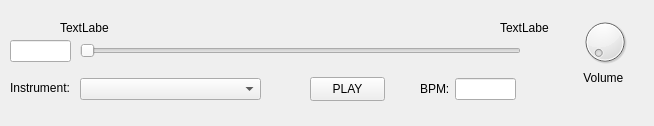
<?xml version="1.0" encoding="UTF-8"?>
<ui version="4.0">
 <class>InstrumentController</class>
 <widget class="QWidget" name="InstrumentController">
  <property name="geometry">
   <rect>
    <x>0</x>
    <y>0</y>
    <width>654</width>
    <height>126</height>
   </rect>
  </property>
  <property name="windowTitle">
   <string>Form</string>
  </property>
  <widget class="QSlider" name="freq_horizontal_slider">
   <property name="geometry">
    <rect>
     <x>80</x>
     <y>40</y>
     <width>441</width>
     <height>22</height>
    </rect>
   </property>
   <property name="orientation">
    <enum>Qt::Horizontal</enum>
   </property>
  </widget>
  <widget class="QLabel" name="freq_min_label">
   <property name="geometry">
    <rect>
     <x>60</x>
     <y>20</y>
     <width>49</width>
     <height>16</height>
    </rect>
   </property>
   <property name="text">
    <string>TextLabel</string>
   </property>
  </widget>
  <widget class="QLabel" name="freq_max_label">
   <property name="geometry">
    <rect>
     <x>500</x>
     <y>20</y>
     <width>49</width>
     <height>16</height>
    </rect>
   </property>
   <property name="text">
    <string>TextLabel</string>
   </property>
  </widget>
  <widget class="QLineEdit" name="freq_line_edit">
   <property name="geometry">
    <rect>
     <x>10</x>
     <y>40</y>
     <width>61</width>
     <height>22</height>
    </rect>
   </property>
  </widget>
  <widget class="QDial" name="volume_dial">
   <property name="geometry">
    <rect>
     <x>580</x>
     <y>10</y>
     <width>50</width>
     <height>64</height>
    </rect>
   </property>
  </widget>
  <widget class="QLabel" name="volume_label">
   <property name="geometry">
    <rect>
     <x>580</x>
     <y>70</y>
     <width>50</width>
     <height>16</height>
    </rect>
   </property>
   <property name="text">
    <string> Volume</string>
   </property>
  </widget>
  <widget class="QPushButton" name="play_button">
   <property name="geometry">
    <rect>
     <x>310</x>
     <y>77</y>
     <width>75</width>
     <height>24</height>
    </rect>
   </property>
   <property name="text">
    <string>PLAY</string>
   </property>
  </widget>
  <widget class="QLineEdit" name="bpm_line_edit">
   <property name="geometry">
    <rect>
     <x>455</x>
     <y>78</y>
     <width>61</width>
     <height>22</height>
    </rect>
   </property>
  </widget>
  <widget class="QLabel" name="bpm_label">
   <property name="geometry">
    <rect>
     <x>420</x>
     <y>81</y>
     <width>49</width>
     <height>16</height>
    </rect>
   </property>
   <property name="text">
    <string>BPM:</string>
   </property>
  </widget>
  <widget class="QComboBox" name="instrument_combo_box">
   <property name="geometry">
    <rect>
     <x>80</x>
     <y>78</y>
     <width>181</width>
     <height>22</height>
    </rect>
   </property>
  </widget>
  <widget class="QLabel" name="instrument_label">
   <property name="geometry">
    <rect>
     <x>10</x>
     <y>80</y>
     <width>71</width>
     <height>16</height>
    </rect>
   </property>
   <property name="text">
    <string>Instrument:</string>
   </property>
  </widget>
 </widget>
 <resources/>
 <connections/>
</ui>
